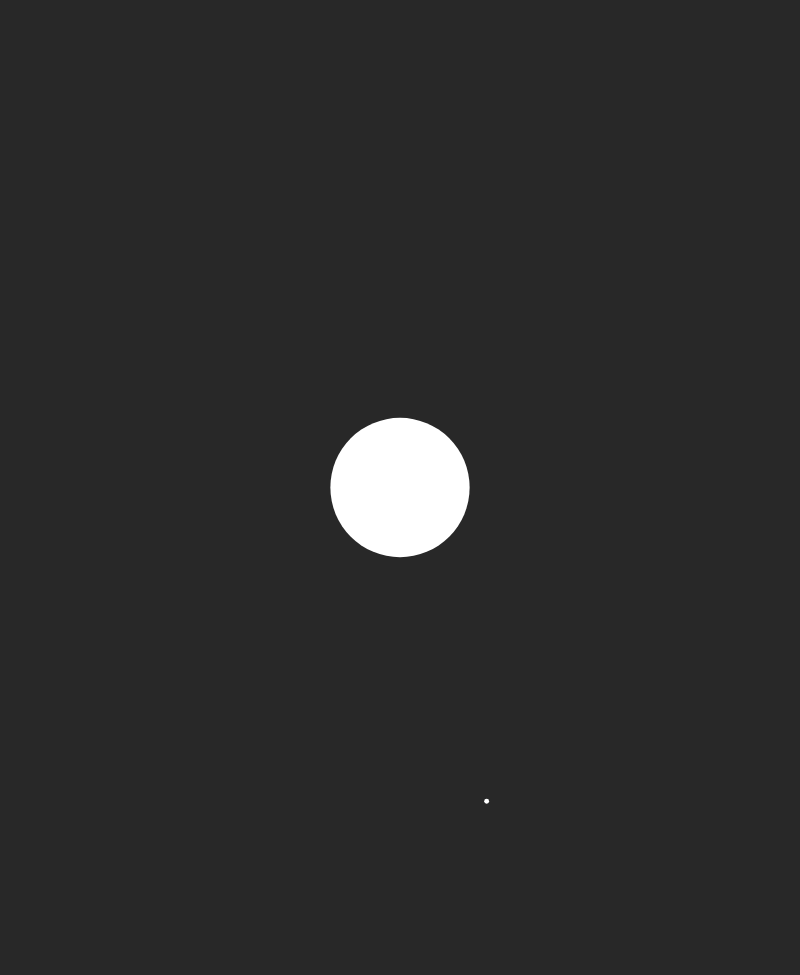
Frame 1 (no input)
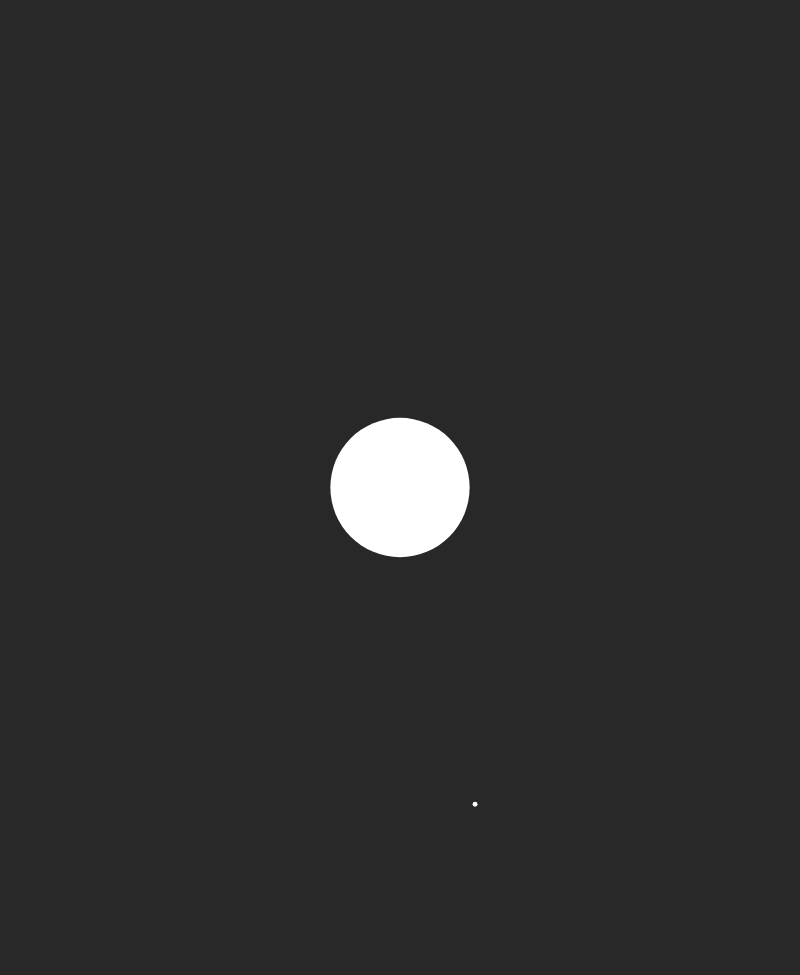
Frame 60 (no input)
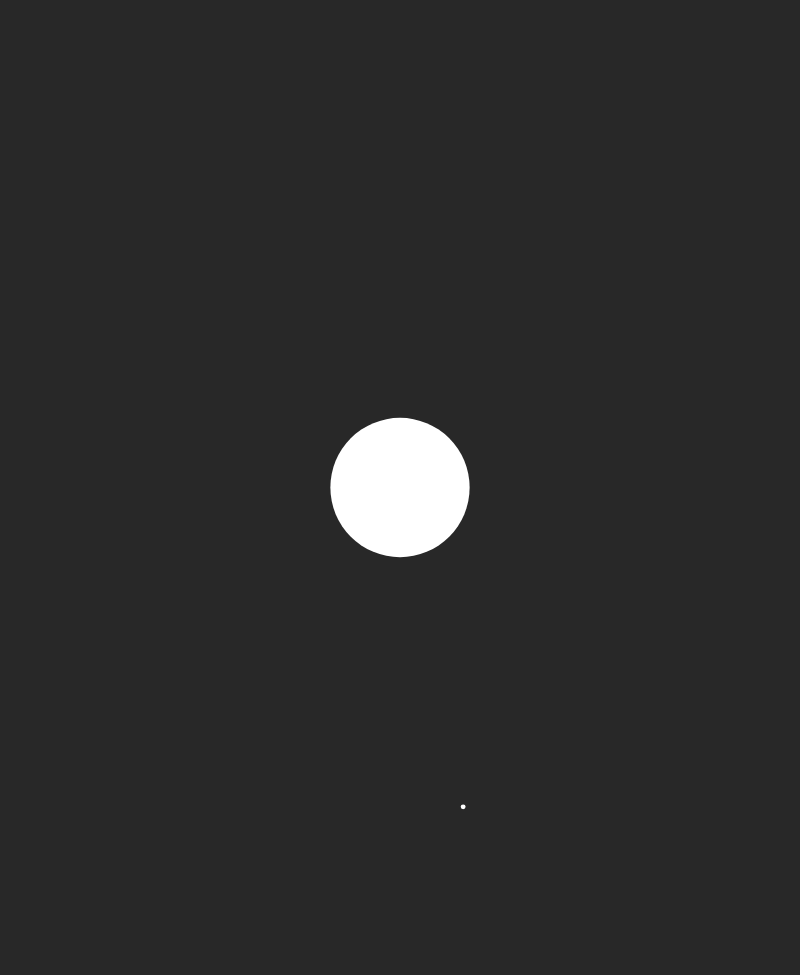
Frame 120 (the mouse pressed at the canvas centre since frame 60)

The p5.js sketch that drew these frames (run headless with seeded random() and noise() and a simulated clock; from frame 60 on, the mouse is pressed at the canvas centre):

// p5.js sketch
// ── sketch.js
let sun;
let mercury;
let G = (4.03 * Math.pow(10, -5)); // 1 second = 1 week


function setup() {
	createCanvas((windowWidth-400), (windowHeight-25));
	sun = new Body(333000, createVector(0, 0), createVector(0, 0), 139.268);

	let r = random(sun.r, min(width/2, height/2));
	let theta = random(TWO_PI);
	let planetPos = createVector(r*cos(theta), r*sin(theta));

	let planetVel = planetPos.copy();
	planetVel.rotate(HALF_PI);
	planetVel.setMag( sqrt( G * sun.mass / planetPos.mag() ) )

	mercury = new Body(0.0553, planetPos, planetVel, 4.8794);
}

function draw() {
	translate(width/2, height/2);
	background(40);
	sun.attract(mercury);
	mercury.update();
	mercury.show();
	sun.show();
}

function Body(mass, pos, vel, radius) {
	this.mass = mass;
	this.pos = pos;
	this.vel = vel;
	this.r = radius;

	this.show = function() {
		noStroke(); fill(255);
		ellipse(this.pos.x, this.pos.y, this.r, this.r);
	}

	this.update = function() {
		this.pos.x += this.vel.x;
		this.pos.y += this.vel.y;
	}

	this.applyForce = function(f) {
		this.vel.x += f.x / this.mass;
		this.vel.y += f.y / this.mass;
	}

	this.attract = function(child) {
		let r = dist(this.pos.x, this.pos.y, child.pos.x, child.pos.y);
		let f = this.pos.copy().sub(child.pos);
		f.setMag( (G * this.mass * child.mass) / (Math.pow(r, 2)) )
		child.applyForce(f);
	}
}
